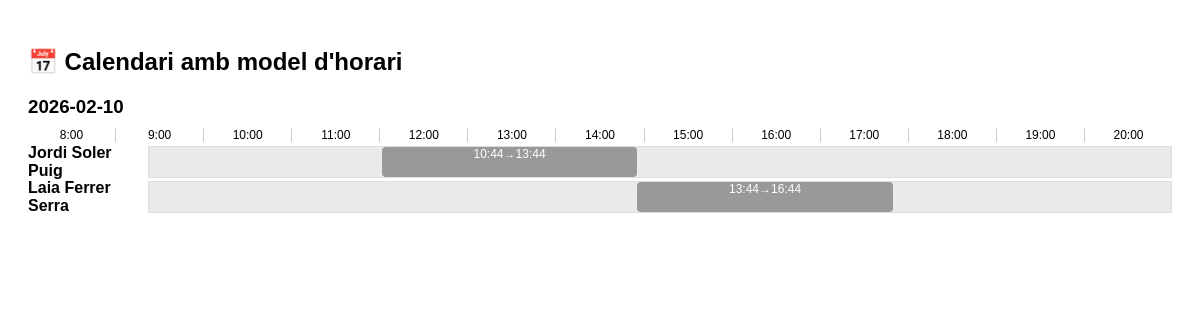
Screenshot of /PHP/calendari_jornades.php with the database file from the repository.
### tables this page shows
CREATE TABLE `jornada` (
  `id_jornada` int(11) NOT NULL AUTO_INCREMENT,
  `id_treballador` int(11) NOT NULL,
  `data_hora_inici` datetime NOT NULL,
  `data_hora_fi` datetime NOT NULL,
  `minuts_pausa` int(11) DEFAULT 0,
  `incidencies` text DEFAULT NULL,
  `id_tasca` int(11) DEFAULT NULL,
  `created_at` timestamp NOT NULL DEFAULT current_timestamp(),
  PRIMARY KEY (`id_jornada`),
  KEY `fk_jornada_treballador` (`id_treballador`),
  KEY `fk_jornada_tasca` (`id_tasca`),
  CONSTRAINT `fk_jornada_tasca` FOREIGN KEY (`id_tasca`) REFERENCES `tasca` (`id_tasca`),
  CONSTRAINT `fk_jornada_treballador` FOREIGN KEY (`id_treballador`) REFERENCES `treballador` (`id_treballador`)
);

### PHP/calendari_jornades.php (the view, shortened to what this page needs)
<?php
$conn = new mysqli("localhost","root","","web");
$res = $conn->query("
SELECT j.*, t.nom_complet AS treballador, t.id_calendari_model,
       ta.nom_tasca,
       m.nom AS model_nom, m.dies_laborables, m.dies_festius
FROM jornada j
JOIN treballador t ON t.id_treballador = j.id_treballador
LEFT JOIN tasca ta ON ta.id_tasca = j.id_tasca
LEFT JOIN calendari_model m ON m.id_calendari_model = t.id_calendari_model
ORDER BY data_hora_inici
");
$calendari = [];
while ($r = $res->fetch_assoc()) {
    $dia = date('Y-m-d', strtotime($r['data_hora_inici']));
    $calendari[$dia][] = $r;
}
$colors = [];
$color_palette = ['#2f7d2f','#d9534f','#f0ad4e','#5bc0de','#563d7c','#f7b731','#20bf6b','#eb3b5a'];
$idx = 0;
foreach ($res as $r) {
    if (!isset($colors[$r['treballador']])) {
        $colors[$r['treballador']] = $color_palette[$idx % count($color_palette)];
        $idx++;
    }
}
?>
<!DOCTYPE html>
<html lang="ca">
<head>
</head>
<body>
<h2>📅 Calendari amb model d'horari</h2>
<?php
$dies_setmana_cat = [
    'Monday'=>'Dilluns','Tuesday'=>'Dimarts','Wednesday'=>'Dimecres',
    'Thursday'=>'Dijous','Friday'=>'Divendres','Saturday'=>'Dissabte','Sunday'=>'Diumenge'
];
foreach ($calendari as $dia => $jornades):
    $treballadors = [];
    foreach ($jornades as $j) $treballadors[$j['treballador']] = [];
    foreach ($jornades as $j) $treballadors[$j['treballador']][] = $j;
    echo "<div class='day'>";
    echo "<h3>$dia</h3>";
    echo "<div class='time-labels'>";
    for ($h=8;$h<=20;$h++) echo "<div>$h:00</div>";
    echo "</div>";
    foreach ($treballadors as $nom => $jornades_trab):
        echo "<div class='worker-row'>";
        echo "<div class='worker-name'>" . htmlspecialchars($nom) . "</div>";
        echo "<div class='time-line'>";
        foreach ($jornades_trab as $j):
            $inici = strtotime($j['data_hora_inici']);
            $fi = strtotime($j['data_hora_fi']);
            $dies_laborables = array_map('trim', explode(',', $j['dies_laborables'] ?: ''));
            $dies_festius = array_map('trim', explode(',', $j['dies_festius'] ?: ''));
            $dia_setmana = $dies_setmana_cat[date('l', $inici)];
            $festiu = !empty($dies_festius) && in_array(date('Y-m-d',$inici), $dies_festius);
            $laborable = in_array($dia_setmana, $dies_laborables) && !$festiu;
            $color = $laborable ? $colors[$nom] : '#999';
            $hora_model_inici = 8;
            $hora_model_fi = 16;
            $duracion_modelo = $hora_model_fi - $hora_model_inici;
            $hora_inici = max(8, (int)date('H',$inici) + date('i',$inici)/60);
            $hora_fi = min(20, (int)date('H',$fi) + date('i',$fi)/60);
            $duracion_real = $hora_fi - $hora_inici;
            $horas_extra = max(0, $duracion_real - $duracion_modelo);
            $tooltip = htmlspecialchars($j['nom_tasca'] ?: 'Cap tasca') . "<br>" .
                       "Incidències: " . htmlspecialchars($j['incidencies'] ?: 'Cap') . "<br>" .
                       "Model: " . htmlspecialchars($j['model_nom']) . "<br>" .
                       "Hores extra: {$horas_extra}";
            $total_hores = 20-8;
            $left = (($hora_inici-8)/$total_hores)*100;
            $width = (($hora_fi-$hora_inici)/$total_hores)*100;
            echo "<div class='jornada-block' style='left:{$left}%; width:{$width}%; background-color:{$color};'
                  data-tooltip='{$tooltip}'>
                  ".date('H:i',$inici)."→".date('H:i',$fi)."
                  </div>";
        endforeach;
        echo "</div></div>";
    endforeach;
    echo "</div>";
endforeach;
?>
</body>
</html>

### PHP/calendari_jornades.php (style rules this page uses)
body { font-family: Arial; padding: 20px; }
.day { margin-bottom: 30px; }
.day h3 { margin-bottom: 10px; }
.worker-row { display: flex; align-items: center; margin-bottom: 5px; position: relative; height: 30px; }
.worker-name { width: 120px; font-weight: bold; }
.time-line { flex: 1; position: relative; background: #eaeaea; height: 100%; border: 1px solid #ddd; }
.jornada-block { position: absolute; height: 100%; color: #fff; text-align: center; font-size: 12px; border-radius: 4px; overflow: hidden; white-space: nowrap; cursor: pointer; transition: transform 0.2s; }
.time-labels { display: flex; margin-bottom: 5px; font-size: 12px; }
.time-labels div { flex: 1; text-align: center; border-right: 1px solid #ccc; }
.time-labels div:last-child { border-right: none; }

### rows the page displays
jornada: data_hora_inici "2026-02-10", nom "Jordi Soler Puig", nom "Laia Ferrer Serra", data_hora_inici "13:44", data_hora_fi "16:44"
jornada: data_hora_inici "10:44", data_hora_fi "13:44"
